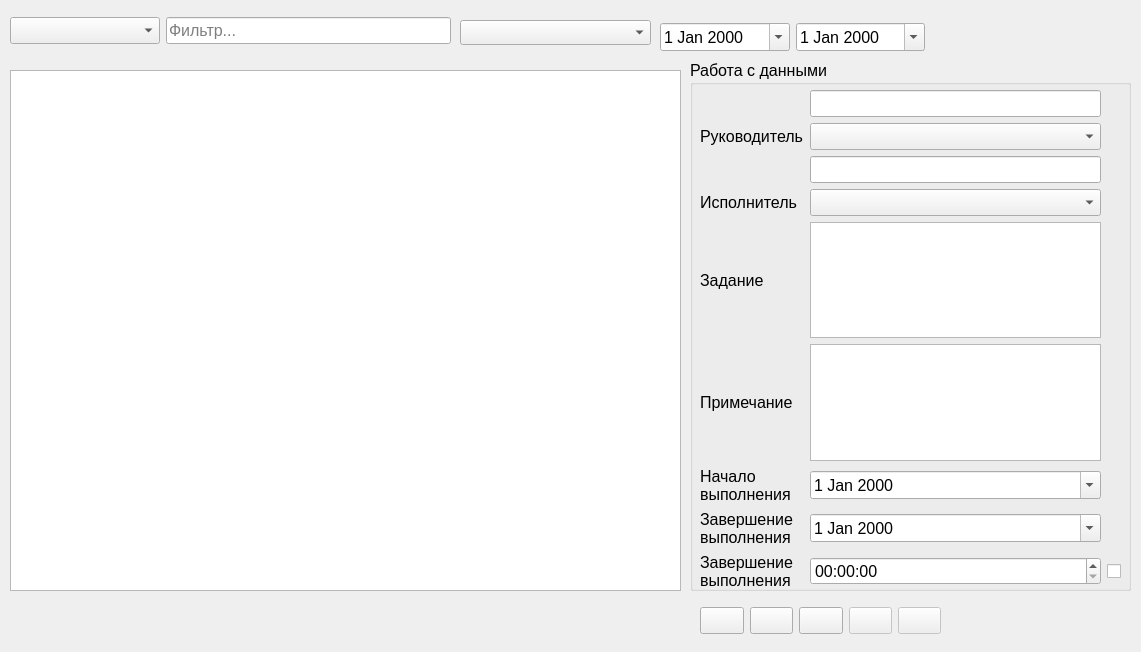
<?xml version="1.0" encoding="UTF-8"?>
<ui version="4.0">
 <class>JournalWindow</class>
 <widget class="QMainWindow" name="JournalWindow">
  <property name="geometry">
   <rect>
    <x>0</x>
    <y>0</y>
    <width>1141</width>
    <height>652</height>
   </rect>
  </property>
  <property name="font">
   <font>
    <pointsize>12</pointsize>
   </font>
  </property>
  <property name="windowTitle">
   <string>Журнал</string>
  </property>
  <widget class="QWidget" name="centralwidget">
   <widget class="QTableView" name="tableView">
    <property name="geometry">
     <rect>
      <x>10</x>
      <y>70</y>
      <width>671</width>
      <height>521</height>
     </rect>
    </property>
    <property name="alternatingRowColors">
     <bool>true</bool>
    </property>
    <property name="selectionMode">
     <enum>QAbstractItemView::SingleSelection</enum>
    </property>
    <property name="selectionBehavior">
     <enum>QAbstractItemView::SelectRows</enum>
    </property>
   </widget>
   <widget class="QWidget" name="gridLayoutWidget">
    <property name="geometry">
     <rect>
      <x>10</x>
      <y>10</y>
      <width>441</width>
      <height>41</height>
     </rect>
    </property>
    <layout class="QGridLayout" name="gridLayout">
     <item row="0" column="1">
      <widget class="QLineEdit" name="lineEditFilter">
       <property name="maxLength">
        <number>25</number>
       </property>
       <property name="placeholderText">
        <string>Фильтр...</string>
       </property>
      </widget>
     </item>
     <item row="0" column="0">
      <widget class="QComboBox" name="comboBoxDataFilter">
       <property name="minimumSize">
        <size>
         <width>150</width>
         <height>0</height>
        </size>
       </property>
      </widget>
     </item>
    </layout>
   </widget>
   <widget class="QGroupBox" name="groupBoxElements">
    <property name="enabled">
     <bool>true</bool>
    </property>
    <property name="geometry">
     <rect>
      <x>690</x>
      <y>60</y>
      <width>441</width>
      <height>531</height>
     </rect>
    </property>
    <property name="minimumSize">
     <size>
      <width>0</width>
      <height>0</height>
     </size>
    </property>
    <property name="title">
     <string>Работа с данными</string>
    </property>
    <widget class="QWidget" name="gridLayoutWidget_2">
     <property name="geometry">
      <rect>
       <x>10</x>
       <y>30</y>
       <width>421</width>
       <height>531</height>
      </rect>
     </property>
     <layout class="QGridLayout" name="gridLayout_2">
      <item row="3" column="0">
       <widget class="QLabel" name="label_2">
        <property name="text">
         <string>Исполнитель</string>
        </property>
       </widget>
      </item>
      <item row="4" column="1">
       <widget class="QPlainTextEdit" name="plainTextEditTask"/>
      </item>
      <item row="5" column="1">
       <widget class="QPlainTextEdit" name="plainTextEditNote"/>
      </item>
      <item row="7" column="0">
       <widget class="QLabel" name="label_6">
        <property name="text">
         <string>Завершение
выполнения</string>
        </property>
       </widget>
      </item>
      <item row="8" column="1">
       <widget class="QTimeEdit" name="timeEdit">
        <property name="calendarPopup">
         <bool>false</bool>
        </property>
       </widget>
      </item>
      <item row="0" column="1">
       <widget class="QLineEdit" name="lineEditFindBossFio"/>
      </item>
      <item row="8" column="0">
       <widget class="QLabel" name="label_7">
        <property name="text">
         <string>Завершение
выполнения</string>
        </property>
       </widget>
      </item>
      <item row="9" column="1">
       <widget class="QCheckBox" name="checkBox">
        <property name="text">
         <string>Выполнено</string>
        </property>
       </widget>
      </item>
      <item row="6" column="0">
       <widget class="QLabel" name="label_5">
        <property name="text">
         <string>Начало
выполнения</string>
        </property>
       </widget>
      </item>
      <item row="4" column="0">
       <widget class="QLabel" name="label_3">
        <property name="text">
         <string>Задание</string>
        </property>
       </widget>
      </item>
      <item row="1" column="0">
       <widget class="QLabel" name="label">
        <property name="text">
         <string>Руководитель</string>
        </property>
       </widget>
      </item>
      <item row="5" column="0">
       <widget class="QLabel" name="label_4">
        <property name="text">
         <string>Примечание</string>
        </property>
       </widget>
      </item>
      <item row="2" column="1">
       <widget class="QLineEdit" name="lineEditFindEmployeFio"/>
      </item>
      <item row="7" column="1">
       <widget class="QDateEdit" name="dateEditEnd">
        <property name="calendarPopup">
         <bool>true</bool>
        </property>
       </widget>
      </item>
      <item row="3" column="1">
       <widget class="QComboBox" name="comboBoxEmploye"/>
      </item>
      <item row="6" column="1">
       <widget class="QDateEdit" name="dateEditStart">
        <property name="calendarPopup">
         <bool>true</bool>
        </property>
       </widget>
      </item>
      <item row="1" column="1">
       <widget class="QComboBox" name="comboBoxBoss"/>
      </item>
      <item row="8" column="2">
       <widget class="QCheckBox" name="checkBox_2">
        <property name="text">
         <string/>
        </property>
       </widget>
      </item>
     </layout>
    </widget>
   </widget>
   <widget class="QComboBox" name="comboBoxSort">
    <property name="geometry">
     <rect>
      <x>460</x>
      <y>20</y>
      <width>191</width>
      <height>25</height>
     </rect>
    </property>
   </widget>
   <widget class="QWidget" name="gridLayoutWidget_3">
    <property name="geometry">
     <rect>
      <x>660</x>
      <y>20</y>
      <width>265</width>
      <height>34</height>
     </rect>
    </property>
    <layout class="QGridLayout" name="gridLayout_3">
     <item row="0" column="0">
      <widget class="QDateEdit" name="dateEditFrom">
       <property name="calendarPopup">
        <bool>true</bool>
       </property>
      </widget>
     </item>
     <item row="0" column="1">
      <widget class="QDateEdit" name="dateEditTo">
       <property name="calendarPopup">
        <bool>true</bool>
       </property>
      </widget>
     </item>
    </layout>
   </widget>
   <widget class="QWidget" name="gridLayoutWidget_4">
    <property name="geometry">
     <rect>
      <x>700</x>
      <y>600</y>
      <width>241</width>
      <height>41</height>
     </rect>
    </property>
    <layout class="QGridLayout" name="gridLayout_4">
     <item row="0" column="0">
      <widget class="QPushButton" name="btnInsert">
       <property name="toolTip">
        <string>Добавление записи</string>
       </property>
       <property name="text">
        <string/>
       </property>
       <property name="icon">
        <iconset>
         <normaloff>../buttonIcons/add2.ico</normaloff>../buttonIcons/add2.ico</iconset>
       </property>
       <property name="iconSize">
        <size>
         <width>24</width>
         <height>24</height>
        </size>
       </property>
      </widget>
     </item>
     <item row="0" column="2">
      <widget class="QPushButton" name="btnDelete">
       <property name="toolTip">
        <string>Удаление записи</string>
       </property>
       <property name="text">
        <string/>
       </property>
       <property name="icon">
        <iconset>
         <normaloff>../buttonIcons/delete2.ico</normaloff>../buttonIcons/delete2.ico</iconset>
       </property>
       <property name="iconSize">
        <size>
         <width>24</width>
         <height>24</height>
        </size>
       </property>
      </widget>
     </item>
     <item row="0" column="4">
      <widget class="QPushButton" name="btnCancel">
       <property name="enabled">
        <bool>false</bool>
       </property>
       <property name="toolTip">
        <string>Отмена</string>
       </property>
       <property name="text">
        <string/>
       </property>
       <property name="icon">
        <iconset>
         <normaloff>../buttonIcons/undo.ico</normaloff>../buttonIcons/undo.ico</iconset>
       </property>
       <property name="iconSize">
        <size>
         <width>24</width>
         <height>24</height>
        </size>
       </property>
      </widget>
     </item>
     <item row="0" column="1">
      <widget class="QPushButton" name="btnUpdate">
       <property name="toolTip">
        <string>Редактирование записи</string>
       </property>
       <property name="text">
        <string/>
       </property>
       <property name="icon">
        <iconset>
         <normaloff>../buttonIcons/replace2.ico</normaloff>../buttonIcons/replace2.ico</iconset>
       </property>
       <property name="iconSize">
        <size>
         <width>24</width>
         <height>24</height>
        </size>
       </property>
      </widget>
     </item>
     <item row="0" column="3">
      <widget class="QPushButton" name="btnSave">
       <property name="enabled">
        <bool>false</bool>
       </property>
       <property name="toolTip">
        <string>Сохранение записи</string>
       </property>
       <property name="text">
        <string/>
       </property>
       <property name="icon">
        <iconset>
         <normaloff>../buttonIcons/check2.ico</normaloff>../buttonIcons/check2.ico</iconset>
       </property>
       <property name="iconSize">
        <size>
         <width>24</width>
         <height>24</height>
        </size>
       </property>
      </widget>
     </item>
    </layout>
   </widget>
  </widget>
 </widget>
 <resources/>
 <connections/>
</ui>
